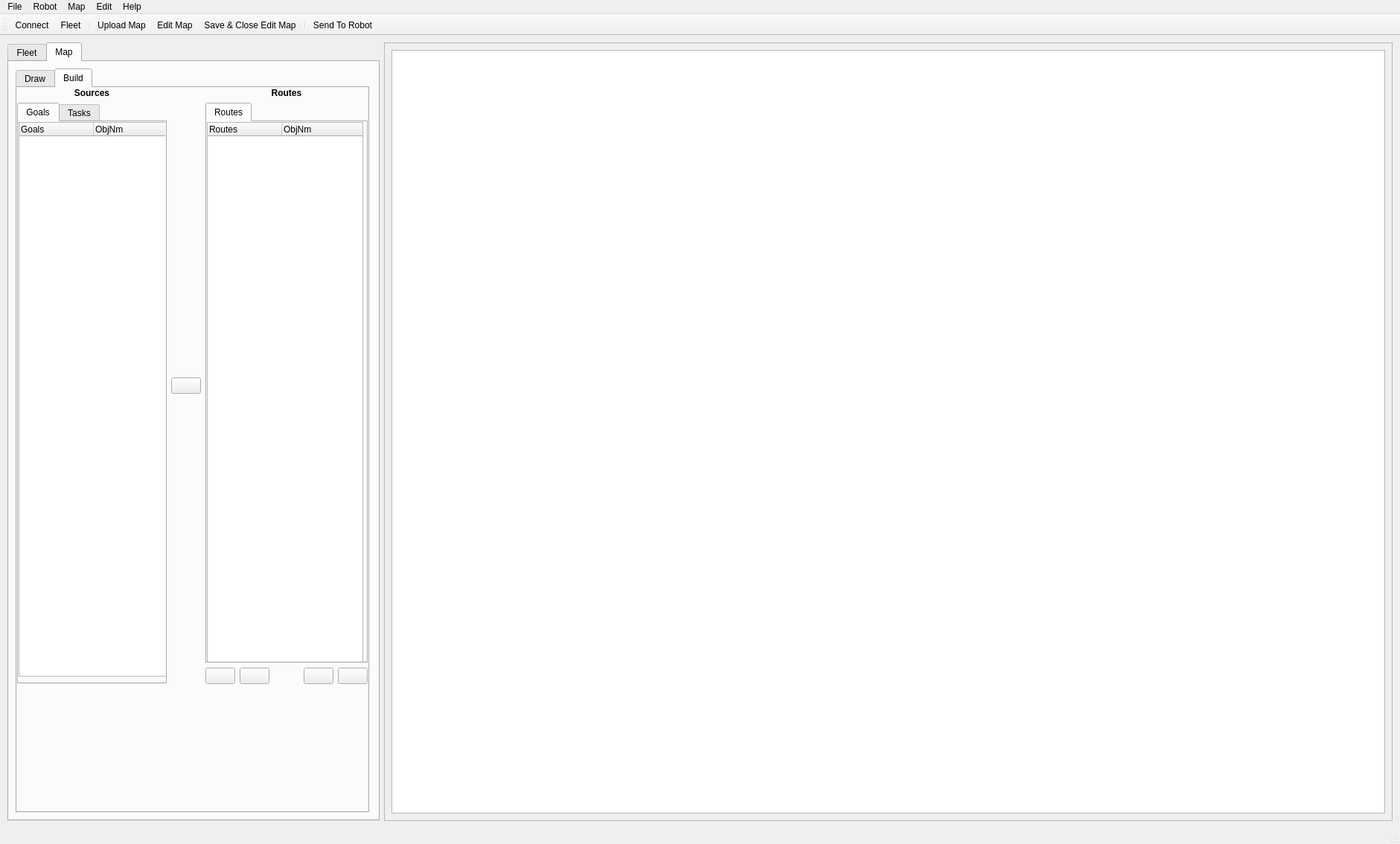
<?xml version="1.0" encoding="UTF-8"?>
<ui version="4.0">
 <class>MainWindow</class>
 <widget class="QMainWindow" name="MainWindow">
  <property name="geometry">
   <rect>
    <x>0</x>
    <y>0</y>
    <width>1881</width>
    <height>1134</height>
   </rect>
  </property>
  <property name="windowTitle">
   <string>MainWindow</string>
  </property>
  <widget class="QWidget" name="centralwidget">
   <layout class="QGridLayout" name="gridLayout">
    <item row="0" column="0">
     <layout class="QHBoxLayout" name="horizontalLayout">
      <item>
       <widget class="QTabWidget" name="tabWidget_main">
        <property name="maximumSize">
         <size>
          <width>500</width>
          <height>16777215</height>
         </size>
        </property>
        <property name="currentIndex">
         <number>1</number>
        </property>
        <widget class="QWidget" name="tab_fleet">
         <attribute name="title">
          <string>Fleet</string>
         </attribute>
         <layout class="QVBoxLayout" name="verticalLayout_2">
          <item>
           <widget class="QTableWidget" name="tableWidget_fleet">
            <property name="maximumSize">
             <size>
              <width>475</width>
              <height>16777215</height>
             </size>
            </property>
            <column>
             <property name="text">
              <string>ID</string>
             </property>
            </column>
            <column>
             <property name="text">
              <string>Goal</string>
             </property>
            </column>
            <column>
             <property name="text">
              <string>Robot</string>
             </property>
            </column>
            <column>
             <property name="text">
              <string>State</string>
             </property>
            </column>
            <column>
             <property name="text">
              <string>Started</string>
             </property>
            </column>
            <column>
             <property name="text">
              <string>Finished</string>
             </property>
            </column>
           </widget>
          </item>
         </layout>
        </widget>
        <widget class="QWidget" name="tab_map">
         <attribute name="title">
          <string>Map</string>
         </attribute>
         <layout class="QVBoxLayout" name="verticalLayout_9">
          <item>
           <widget class="QTabWidget" name="tabWidget_in_map">
            <property name="sizePolicy">
             <sizepolicy hsizetype="Expanding" vsizetype="Expanding">
              <horstretch>0</horstretch>
              <verstretch>0</verstretch>
             </sizepolicy>
            </property>
            <property name="minimumSize">
             <size>
              <width>0</width>
              <height>0</height>
             </size>
            </property>
            <property name="maximumSize">
             <size>
              <width>475</width>
              <height>16777215</height>
             </size>
            </property>
            <property name="baseSize">
             <size>
              <width>0</width>
              <height>0</height>
             </size>
            </property>
            <property name="contextMenuPolicy">
             <enum>Qt::NoContextMenu</enum>
            </property>
            <property name="currentIndex">
             <number>1</number>
            </property>
            <widget class="QWidget" name="tab_draw">
             <attribute name="title">
              <string>Draw</string>
             </attribute>
             <layout class="QVBoxLayout" name="verticalLayout_6">
              <item>
               <widget class="QSplitter" name="splitter">
                <property name="orientation">
                 <enum>Qt::Vertical</enum>
                </property>
                <widget class="QWidget" name="layoutWidget_3">
                 <layout class="QGridLayout" name="gridLayout_3">
                  <property name="sizeConstraint">
                   <enum>QLayout::SetDefaultConstraint</enum>
                  </property>
                  <item row="0" column="0">
                   <widget class="QToolButton" name="toolButton_select">
                    <property name="sizePolicy">
                     <sizepolicy hsizetype="Preferred" vsizetype="Fixed">
                      <horstretch>0</horstretch>
                      <verstretch>0</verstretch>
                     </sizepolicy>
                    </property>
                    <property name="cursor">
                     <cursorShape>PointingHandCursor</cursorShape>
                    </property>
                    <property name="text">
                     <string>Select</string>
                    </property>
                    <property name="icon">
                     <iconset>
                      <normaloff>../pngs/mouse_click_arrow.svg</normaloff>../pngs/mouse_click_arrow.svg</iconset>
                    </property>
                    <property name="iconSize">
                     <size>
                      <width>30</width>
                      <height>30</height>
                     </size>
                    </property>
                    <property name="toolButtonStyle">
                     <enum>Qt::ToolButtonTextUnderIcon</enum>
                    </property>
                    <property name="autoRaise">
                     <bool>true</bool>
                    </property>
                    <property name="arrowType">
                     <enum>Qt::NoArrow</enum>
                    </property>
                   </widget>
                  </item>
                  <item row="2" column="1">
                   <widget class="QToolButton" name="toolButton_highway">
                    <property name="sizePolicy">
                     <sizepolicy hsizetype="Fixed" vsizetype="Fixed">
                      <horstretch>0</horstretch>
                      <verstretch>0</verstretch>
                     </sizepolicy>
                    </property>
                    <property name="cursor">
                     <cursorShape>PointingHandCursor</cursorShape>
                    </property>
                    <property name="text">
                     <string>       Highway        </string>
                    </property>
                    <property name="icon">
                     <iconset>
                      <normaloff>../pngs/highway.svg</normaloff>../pngs/highway.svg</iconset>
                    </property>
                    <property name="iconSize">
                     <size>
                      <width>35</width>
                      <height>35</height>
                     </size>
                    </property>
                    <property name="toolButtonStyle">
                     <enum>Qt::ToolButtonTextUnderIcon</enum>
                    </property>
                    <property name="autoRaise">
                     <bool>true</bool>
                    </property>
                   </widget>
                  </item>
                  <item row="0" column="1">
                   <widget class="QToolButton" name="toolButton_eraser">
                    <property name="sizePolicy">
                     <sizepolicy hsizetype="Fixed" vsizetype="Fixed">
                      <horstretch>0</horstretch>
                      <verstretch>0</verstretch>
                     </sizepolicy>
                    </property>
                    <property name="cursor">
                     <cursorShape>PointingHandCursor</cursorShape>
                    </property>
                    <property name="text">
                     <string>         Eraser          </string>
                    </property>
                    <property name="icon">
                     <iconset>
                      <normaloff>../pngs/eraser.svg</normaloff>../pngs/eraser.svg</iconset>
                    </property>
                    <property name="iconSize">
                     <size>
                      <width>30</width>
                      <height>30</height>
                     </size>
                    </property>
                    <property name="toolButtonStyle">
                     <enum>Qt::ToolButtonTextUnderIcon</enum>
                    </property>
                    <property name="autoRaise">
                     <bool>true</bool>
                    </property>
                   </widget>
                  </item>
                  <item row="1" column="1">
                   <widget class="QToolButton" name="toolButton_restricted_area">
                    <property name="sizePolicy">
                     <sizepolicy hsizetype="Fixed" vsizetype="Fixed">
                      <horstretch>0</horstretch>
                      <verstretch>0</verstretch>
                     </sizepolicy>
                    </property>
                    <property name="cursor">
                     <cursorShape>PointingHandCursor</cursorShape>
                    </property>
                    <property name="text">
                     <string>Restricted Area</string>
                    </property>
                    <property name="icon">
                     <iconset>
                      <normaloff>../pngs/restricted_area.svg</normaloff>../pngs/restricted_area.svg</iconset>
                    </property>
                    <property name="iconSize">
                     <size>
                      <width>25</width>
                      <height>25</height>
                     </size>
                    </property>
                    <property name="toolButtonStyle">
                     <enum>Qt::ToolButtonTextUnderIcon</enum>
                    </property>
                    <property name="autoRaise">
                     <bool>true</bool>
                    </property>
                   </widget>
                  </item>
                  <item row="1" column="0">
                   <widget class="QToolButton" name="toolButton_goals">
                    <property name="cursor">
                     <cursorShape>PointingHandCursor</cursorShape>
                    </property>
                    <property name="text">
                     <string>          Goals           </string>
                    </property>
                    <property name="icon">
                     <iconset>
                      <normaloff>../pngs/goal.svg</normaloff>../pngs/goal.svg</iconset>
                    </property>
                    <property name="iconSize">
                     <size>
                      <width>30</width>
                      <height>30</height>
                     </size>
                    </property>
                    <property name="toolButtonStyle">
                     <enum>Qt::ToolButtonTextUnderIcon</enum>
                    </property>
                    <property name="autoRaise">
                     <bool>true</bool>
                    </property>
                   </widget>
                  </item>
                  <item row="2" column="0">
                   <widget class="QToolButton" name="toolButton_docks">
                    <property name="cursor">
                     <cursorShape>PointingHandCursor</cursorShape>
                    </property>
                    <property name="text">
                     <string>          Docks          </string>
                    </property>
                    <property name="icon">
                     <iconset>
                      <normaloff>../pngs/dock.svg</normaloff>../pngs/dock.svg</iconset>
                    </property>
                    <property name="iconSize">
                     <size>
                      <width>35</width>
                      <height>35</height>
                     </size>
                    </property>
                    <property name="toolButtonStyle">
                     <enum>Qt::ToolButtonTextUnderIcon</enum>
                    </property>
                    <property name="autoRaise">
                     <bool>true</bool>
                    </property>
                   </widget>
                  </item>
                 </layout>
                </widget>
               </widget>
              </item>
              <item>
               <widget class="QTreeWidget" name="treeWidget_objects">
                <property name="autoFillBackground">
                 <bool>false</bool>
                </property>
                <property name="frameShape">
                 <enum>QFrame::HLine</enum>
                </property>
                <property name="frameShadow">
                 <enum>QFrame::Sunken</enum>
                </property>
                <property name="lineWidth">
                 <number>1</number>
                </property>
                <property name="midLineWidth">
                 <number>0</number>
                </property>
                <property name="alternatingRowColors">
                 <bool>true</bool>
                </property>
                <property name="selectionBehavior">
                 <enum>QAbstractItemView::SelectRows</enum>
                </property>
                <property name="uniformRowHeights">
                 <bool>false</bool>
                </property>
                <property name="animated">
                 <bool>true</bool>
                </property>
                <property name="wordWrap">
                 <bool>false</bool>
                </property>
                <property name="headerHidden">
                 <bool>true</bool>
                </property>
                <attribute name="headerVisible">
                 <bool>false</bool>
                </attribute>
                <attribute name="headerCascadingSectionResizes">
                 <bool>false</bool>
                </attribute>
                <attribute name="headerHighlightSections">
                 <bool>false</bool>
                </attribute>
                <column>
                 <property name="text">
                  <string>Object</string>
                 </property>
                 <property name="font">
                  <font>
                   <weight>75</weight>
                   <bold>true</bold>
                  </font>
                 </property>
                </column>
                <column>
                 <property name="text">
                  <string>Property</string>
                 </property>
                 <property name="font">
                  <font>
                   <weight>75</weight>
                   <bold>true</bold>
                  </font>
                 </property>
                </column>
                <column>
                 <property name="text">
                  <string>Value</string>
                 </property>
                 <property name="font">
                  <font>
                   <weight>75</weight>
                   <bold>true</bold>
                  </font>
                 </property>
                </column>
               </widget>
              </item>
             </layout>
            </widget>
            <widget class="QWidget" name="tab_build">
             <attribute name="title">
              <string>Build</string>
             </attribute>
             <widget class="QWidget" name="layoutWidget_4">
              <property name="geometry">
               <rect>
                <x>0</x>
                <y>0</y>
                <width>471</width>
                <height>801</height>
               </rect>
              </property>
              <layout class="QHBoxLayout" name="horizontalLayout_2">
               <item>
                <layout class="QVBoxLayout" name="verticalLayout_3">
                 <item>
                  <widget class="QLabel" name="label_sources">
                   <property name="font">
                    <font>
                     <weight>75</weight>
                     <bold>true</bold>
                     <underline>false</underline>
                    </font>
                   </property>
                   <property name="text">
                    <string>Sources</string>
                   </property>
                   <property name="alignment">
                    <set>Qt::AlignCenter</set>
                   </property>
                  </widget>
                 </item>
                 <item>
                  <widget class="QTabWidget" name="tabWidget_sources">
                   <property name="currentIndex">
                    <number>0</number>
                   </property>
                   <widget class="QWidget" name="tab_goals">
                    <attribute name="title">
                     <string>Goals</string>
                    </attribute>
                    <widget class="QTreeWidget" name="treeWidget_goals">
                     <property name="geometry">
                      <rect>
                       <x>0</x>
                       <y>0</y>
                       <width>210</width>
                       <height>745</height>
                      </rect>
                     </property>
                     <property name="dragDropMode">
                      <enum>QAbstractItemView::DragOnly</enum>
                     </property>
                     <column>
                      <property name="text">
                       <string>Goals</string>
                      </property>
                     </column>
                     <column>
                      <property name="text">
                       <string>ObjNm</string>
                      </property>
                     </column>
                    </widget>
                   </widget>
                   <widget class="QWidget" name="tab_tasks">
                    <attribute name="title">
                     <string>Tasks</string>
                    </attribute>
                    <widget class="QListWidget" name="listWidget_tasks">
                     <property name="geometry">
                      <rect>
                       <x>0</x>
                       <y>0</y>
                       <width>210</width>
                       <height>745</height>
                      </rect>
                     </property>
                    </widget>
                   </widget>
                  </widget>
                 </item>
                </layout>
               </item>
               <item>
                <widget class="QPushButton" name="pushButton_add_to_route">
                 <property name="text">
                  <string/>
                 </property>
                 <property name="icon">
                  <iconset>
                   <normaloff>../pngs/right_arrow.svg</normaloff>../pngs/right_arrow.svg</iconset>
                 </property>
                </widget>
               </item>
               <item>
                <layout class="QVBoxLayout" name="verticalLayout_4">
                 <item>
                  <widget class="QLabel" name="label_routes">
                   <property name="font">
                    <font>
                     <weight>75</weight>
                     <bold>true</bold>
                    </font>
                   </property>
                   <property name="text">
                    <string>Routes</string>
                   </property>
                   <property name="alignment">
                    <set>Qt::AlignCenter</set>
                   </property>
                  </widget>
                 </item>
                 <item>
                  <widget class="QTabWidget" name="tabWidget_routes">
                   <property name="currentIndex">
                    <number>0</number>
                   </property>
                   <widget class="QWidget" name="tab_routes">
                    <attribute name="title">
                     <string>Routes</string>
                    </attribute>
                    <widget class="QTreeWidget" name="treeWidget_routes">
                     <property name="geometry">
                      <rect>
                       <x>0</x>
                       <y>0</y>
                       <width>210</width>
                       <height>745</height>
                      </rect>
                     </property>
                     <property name="dragDropMode">
                      <enum>QAbstractItemView::DropOnly</enum>
                     </property>
                     <column>
                      <property name="text">
                       <string>Routes</string>
                      </property>
                     </column>
                     <column>
                      <property name="text">
                       <string>ObjNm</string>
                      </property>
                     </column>
                    </widget>
                   </widget>
                  </widget>
                 </item>
                 <item>
                  <layout class="QHBoxLayout" name="horizontalLayout_3">
                   <item>
                    <widget class="QPushButton" name="pushButton_add_new_route">
                     <property name="toolTip">
                      <string>Add new route</string>
                     </property>
                     <property name="text">
                      <string/>
                     </property>
                     <property name="icon">
                      <iconset>
                       <normaloff>../pngs/add.png</normaloff>../pngs/add.png</iconset>
                     </property>
                    </widget>
                   </item>
                   <item>
                    <widget class="QPushButton" name="pushButton_delete_item">
                     <property name="toolTip">
                      <string>Delete</string>
                     </property>
                     <property name="text">
                      <string/>
                     </property>
                     <property name="icon">
                      <iconset>
                       <normaloff>../pngs/delete.png</normaloff>../pngs/delete.png</iconset>
                     </property>
                    </widget>
                   </item>
                   <item>
                    <spacer name="horizontalSpacer">
                     <property name="orientation">
                      <enum>Qt::Horizontal</enum>
                     </property>
                     <property name="sizeHint" stdset="0">
                      <size>
                       <width>40</width>
                       <height>20</height>
                      </size>
                     </property>
                    </spacer>
                   </item>
                   <item>
                    <widget class="QPushButton" name="pushButton_move_item_up">
                     <property name="toolTip">
                      <string>Move item up</string>
                     </property>
                     <property name="text">
                      <string/>
                     </property>
                     <property name="icon">
                      <iconset>
                       <normaloff>../pngs/up_arrow.png</normaloff>../pngs/up_arrow.png</iconset>
                     </property>
                    </widget>
                   </item>
                   <item>
                    <widget class="QPushButton" name="pushButton_move_item_down">
                     <property name="toolTip">
                      <string>Move item down</string>
                     </property>
                     <property name="text">
                      <string/>
                     </property>
                     <property name="icon">
                      <iconset>
                       <normaloff>../pngs/down_arrow.png</normaloff>../pngs/down_arrow.png</iconset>
                     </property>
                    </widget>
                   </item>
                  </layout>
                 </item>
                </layout>
               </item>
              </layout>
             </widget>
            </widget>
           </widget>
          </item>
         </layout>
        </widget>
       </widget>
      </item>
      <item>
       <widget class="QFrame" name="frame_position">
        <property name="minimumSize">
         <size>
          <width>1355</width>
          <height>1000</height>
         </size>
        </property>
        <property name="maximumSize">
         <size>
          <width>1355</width>
          <height>16777215</height>
         </size>
        </property>
        <property name="frameShape">
         <enum>QFrame::StyledPanel</enum>
        </property>
        <property name="frameShadow">
         <enum>QFrame::Raised</enum>
        </property>
        <layout class="QVBoxLayout" name="verticalLayout">
         <item>
          <widget class="QGraphicsView" name="graphicsView_main"/>
         </item>
        </layout>
       </widget>
      </item>
     </layout>
    </item>
   </layout>
  </widget>
  <widget class="QMenuBar" name="menubar">
   <property name="geometry">
    <rect>
     <x>0</x>
     <y>0</y>
     <width>1881</width>
     <height>22</height>
    </rect>
   </property>
   <widget class="QMenu" name="menuFile">
    <property name="title">
     <string>File</string>
    </property>
    <addaction name="actionNew"/>
    <addaction name="actionOpen"/>
    <addaction name="actionSave"/>
    <addaction name="actionSave_As"/>
    <addaction name="actionQuit"/>
   </widget>
   <widget class="QMenu" name="menuEdit">
    <property name="title">
     <string>Edit</string>
    </property>
   </widget>
   <widget class="QMenu" name="menuMap">
    <property name="title">
     <string>Map</string>
    </property>
   </widget>
   <widget class="QMenu" name="menuRobot">
    <property name="title">
     <string>Robot</string>
    </property>
    <widget class="QMenu" name="menuLaser">
     <property name="title">
      <string>Laser</string>
     </property>
     <addaction name="actionLaser_Show"/>
     <addaction name="actionLaser_Hide"/>
     <addaction name="separator"/>
     <addaction name="actionLaser_Edit"/>
    </widget>
    <widget class="QMenu" name="menuRobot_2">
     <property name="title">
      <string>Robot</string>
     </property>
     <addaction name="actionRobot_Show"/>
     <addaction name="actionRobot_Hide"/>
     <addaction name="separator"/>
     <addaction name="actionRobot_Stop"/>
     <addaction name="actionRobot_Drive"/>
     <addaction name="actionRobot_Edit"/>
    </widget>
    <addaction name="menuRobot_2"/>
    <addaction name="menuLaser"/>
    <addaction name="actionMap_Creation"/>
   </widget>
   <widget class="QMenu" name="menuHelp">
    <property name="title">
     <string>Help</string>
    </property>
    <addaction name="actionAbout_DOF_GUI"/>
    <addaction name="actionAbout_DOF_Robotics"/>
   </widget>
   <addaction name="menuFile"/>
   <addaction name="menuRobot"/>
   <addaction name="menuMap"/>
   <addaction name="menuEdit"/>
   <addaction name="menuHelp"/>
  </widget>
  <widget class="QToolBar" name="toolBar">
   <property name="font">
    <font>
     <family>Ubuntu</family>
     <weight>50</weight>
     <italic>false</italic>
     <bold>false</bold>
     <underline>false</underline>
    </font>
   </property>
   <property name="cursor">
    <cursorShape>ArrowCursor</cursorShape>
   </property>
   <property name="mouseTracking">
    <bool>false</bool>
   </property>
   <property name="windowTitle">
    <string>toolBar</string>
   </property>
   <property name="movable">
    <bool>true</bool>
   </property>
   <property name="allowedAreas">
    <set>Qt::AllToolBarAreas</set>
   </property>
   <property name="orientation">
    <enum>Qt::Horizontal</enum>
   </property>
   <property name="toolButtonStyle">
    <enum>Qt::ToolButtonTextUnderIcon</enum>
   </property>
   <property name="floatable">
    <bool>true</bool>
   </property>
   <attribute name="toolBarArea">
    <enum>TopToolBarArea</enum>
   </attribute>
   <attribute name="toolBarBreak">
    <bool>false</bool>
   </attribute>
   <addaction name="actionConnect"/>
   <addaction name="actionFleet"/>
   <addaction name="separator"/>
   <addaction name="actionUpload_Map"/>
   <addaction name="actionEdit_Map"/>
   <addaction name="actionSave_and_Close_Edit_Map"/>
   <addaction name="separator"/>
   <addaction name="actionSend_To_Robot"/>
  </widget>
  <widget class="QStatusBar" name="statusBar">
   <property name="sizeGripEnabled">
    <bool>true</bool>
   </property>
  </widget>
  <action name="actionOpen">
   <property name="text">
    <string>Open...</string>
   </property>
   <property name="shortcut">
    <string>Ctrl+O</string>
   </property>
  </action>
  <action name="actionConnect">
   <property name="icon">
    <iconset>
     <normaloff>../pngs/connection.svg</normaloff>../pngs/connection.svg</iconset>
   </property>
   <property name="text">
    <string>Connect</string>
   </property>
   <property name="toolTip">
    <string>Connect</string>
   </property>
  </action>
  <action name="actionUpload_Map">
   <property name="icon">
    <iconset>
     <normaloff>../pngs/upload_map.svg</normaloff>../pngs/upload_map.svg</iconset>
   </property>
   <property name="text">
    <string>Upload Map</string>
   </property>
   <property name="toolTip">
    <string>Upload Map</string>
   </property>
  </action>
  <action name="actionRobot_Stop">
   <property name="icon">
    <iconset>
     <normaloff>../pngs/stop.svg</normaloff>../pngs/stop.svg</iconset>
   </property>
   <property name="text">
    <string>Stop</string>
   </property>
  </action>
  <action name="actionRobot_Drive">
   <property name="text">
    <string>Drive</string>
   </property>
  </action>
  <action name="actionMap_Creation">
   <property name="text">
    <string>Map Creation</string>
   </property>
  </action>
  <action name="actionLaser_Show">
   <property name="text">
    <string>Show</string>
   </property>
  </action>
  <action name="actionLaser_Hide">
   <property name="text">
    <string>Hide</string>
   </property>
  </action>
  <action name="actionLaser_Edit">
   <property name="text">
    <string>Edit</string>
   </property>
  </action>
  <action name="actionRobot_Show">
   <property name="text">
    <string>Show</string>
   </property>
  </action>
  <action name="actionRobot_Hide">
   <property name="text">
    <string>Hide</string>
   </property>
  </action>
  <action name="actionRobot_Edit">
   <property name="text">
    <string>Edit</string>
   </property>
  </action>
  <action name="actionSend_To_Robot">
   <property name="icon">
    <iconset>
     <normaloff>../pngs/send_to_robot.svg</normaloff>../pngs/send_to_robot.svg</iconset>
   </property>
   <property name="text">
    <string>Send To Robot</string>
   </property>
  </action>
  <action name="actionEdit_Map">
   <property name="icon">
    <iconset>
     <normaloff>../pngs/edit_map.svg</normaloff>../pngs/edit_map.svg</iconset>
   </property>
   <property name="text">
    <string>Edit Map</string>
   </property>
  </action>
  <action name="actionSave_and_Close_Edit_Map">
   <property name="icon">
    <iconset>
     <normaloff>../pngs/close_edit_map.svg</normaloff>../pngs/close_edit_map.svg</iconset>
   </property>
   <property name="text">
    <string>Save &amp;&amp; Close Edit Map</string>
   </property>
  </action>
  <action name="actionNew">
   <property name="text">
    <string>New...</string>
   </property>
   <property name="shortcut">
    <string>Ctrl+N</string>
   </property>
  </action>
  <action name="actionSave">
   <property name="text">
    <string>Save</string>
   </property>
   <property name="shortcut">
    <string>Ctrl+S</string>
   </property>
  </action>
  <action name="actionSave_As">
   <property name="text">
    <string>Save As...</string>
   </property>
  </action>
  <action name="actionQuit">
   <property name="text">
    <string>Quit</string>
   </property>
   <property name="toolTip">
    <string>Quit</string>
   </property>
   <property name="shortcut">
    <string>Ctrl+Q</string>
   </property>
  </action>
  <action name="actionAbout_DOF_Robotics">
   <property name="text">
    <string>About DOF Robotics</string>
   </property>
  </action>
  <action name="actionAbout_DOF_GUI">
   <property name="text">
    <string>About DOF GUI</string>
   </property>
  </action>
  <action name="actionFleet">
   <property name="icon">
    <iconset>
     <normaloff>../pngs/fleet.png</normaloff>../pngs/fleet.png</iconset>
   </property>
   <property name="text">
    <string>Fleet</string>
   </property>
  </action>
 </widget>
 <resources/>
 <connections/>
</ui>
